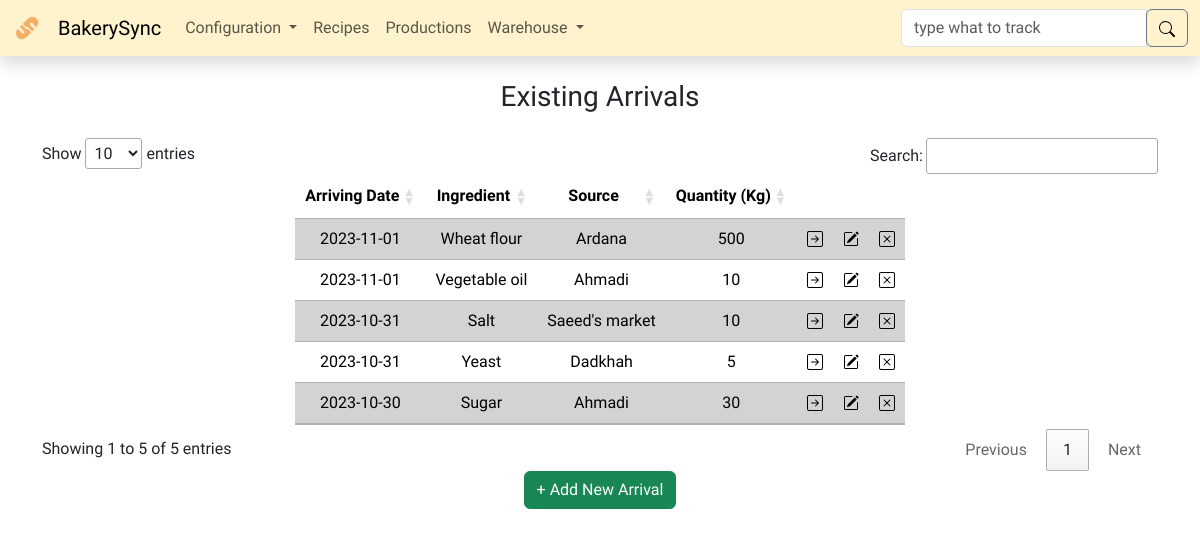
The app's page /arrivals/ with its own data.
### models.py (models this page shows, shortened)
class BaseModel(db.Model):
    __abstract__ = True
    id = db.Column(db.Integer, primary_key=True)

class IngredientArrival(BaseModel):
    type_id = db.Column(db.Integer, db.ForeignKey(
        IngredientType.id), nullable=False)
    source_id = db.Column(db.Integer, db.ForeignKey(Source.id), nullable=False)
    arriving_date = db.Column(db.DateTime, nullable=False)
    quantity = db.Column(db.Integer, nullable=False)
    productions = db.relationship(
        'Production',
        secondary=production_arrival_association,
        back_populates='ingredients'
    )

class IngredientType(BaseModel):
    name = db.Column(db.String(255), unique=True, nullable=False)
    arrivals = db.relationship('IngredientArrival', backref='type')
    recipes = db.relationship(
        'Recipe', secondary=recipe_ingredient_association, back_populates='ingredients')

class Source(BaseModel):
    name = db.Column(db.String(255), unique=True, nullable=False)
    contact_person = db.Column(db.String(255))
    contact_information = db.Column(db.String(255))
    type = db.Column(db.String(255), nullable=False)
    location = db.Column(db.String(255))
    description = db.Column(db.String(255))
    arrivals = db.relationship('IngredientArrival', backref='source')

### routes/arrivals.py (the view)
@arrivals_bp.route('/', methods=['GET', 'POST'])
def arrivals():
    if request.method == 'POST':
        type_id = request.form['type_id']
        source_id = request.form['source_id']
        arriving_date_str = request.form['arriving_date']
        quantity_str = request.form['quantity']
        type = IngredientType.query.filter_by(
            id=type_id).first()
        source = Source.query.filter_by(
            id=source_id).first()
        if type and source:
            try:
                arriving_date = datetime.fromisoformat(arriving_date_str)
                quantity = float(quantity_str)
            except ValueError:
                flash('Invalid date or quantity format', 'danger')
                return redirect(url_for('arrivals.arrivals'))
            except Exception as e:
                flash(f'Error: {str(e)}', 'warning')
                return redirect(url_for('arrivals.arrivals'))
        else:
            flash('Invalid type or source', 'warning')
            return redirect(url_for('arrivals.arrivals'))
        if quantity == 0 or quantity < (-1 * type.stock):
            flash('Quantity is invalid', 'warning')
            return redirect(url_for('arrivals.arrivals'))
        new_arrival = IngredientArrival(
            type_id=type_id,
            source_id=source_id,
            arriving_date=arriving_date,
            quantity=quantity
        )
        try:
            db.session.add(new_arrival)
            db.session.commit()
            flash('New arrival added successfully', 'success')
            return redirect(url_for('arrivals.arrivals'))
        except Exception as e:
            flash(f'Error: {str(e)}', 'warning')
            db.session.rollback()  # Rollback any changes to the database
            return redirect(url_for('arrivals.arrivals'))
    else:
        arrivals = IngredientArrival.query.all()
        itypes = IngredientType.query.order_by(IngredientType.name).all()
        sources = Source.query.order_by(Source.name).all()
        context = {
            'arrivals': arrivals,
            'itypes': itypes,
            'sources': sources
        }
        return render_template('arrivals.html', **context)

### app.py (called while the page is built)
@app.after_request
def after_request(response):
    response.headers["Cache-Control"] = "no-cache, no-store, must-revalidate"
    response.headers["Expires"] = 0
    response.headers["Pragma"] = "no-cache"
    return response

@app.template_filter('escape_html')
def escape_html_filter(s):
    result = ""
    for c in s:
        if c in ["'", '"']:
            result += "\\" + c
        else:
            result += c
    return result

### templates/arrivals.html (shortened to what this page needs)
{% extends "layout.html" %}
{%block main %}
<div class="container mx-auto text-center">
  <h3 class="my-4">Existing Arrivals</h3>
  <table id="arrival_table" class="table table-striped w-auto mx-auto">
    <thead>
      <tr>
        <th>Arriving Date</th>
        <th>Ingredient</th>
        <th>Source</th>
        <th>Quantity (Kg)</th>
        <th></th>
        <th></th>
        <th></th>
      </tr>
    </thead>
    <tbody>
      {% for arrival in arrivals %}
      <tr>
        <td>{{ arrival.arriving_date.strftime('%Y-%m-%d') }}</td>
        <td>{{ arrival.type.name }}</td>
        <td>{{ arrival.source.name }}</td>
        <td>{{ arrival.quantity }}</td>
        <td>
          <form action="{{ url_for('arrivals.track') }}" method="post">
            <input
              type="image"
              src="/static/icons/arrow-right-square.svg"
              alt="track"
              name="arrival_track"
              title="Track this {{ arrival.type.name }} arrival"
            />
          </form>
        </td>
        <td>
          <img
            src="/static/icons/pencil-square.svg"
            alt="edit"
            name="arrival_edit"
            type="button"
            class="edit-arrival"
            title="Edit this {{ arrival.type.name }} arrival"
            data-bs-toggle="offcanvas"
            data-bs-target="#EditCanvas"
            aria-controls="EditCanvas"
            onclick="populateCanvas(
              '{{ arrival.id }}',
              '{{ arrival.type_id }}',
              '{{ arrival.source_id }}',
              '{{ arrival.arriving_date }}',
              '{{ arrival.quantity }}'
            );"
          />
        </td>
        <td>
          <form
            id="del-{{ arrival.id }}"
            action="{{ url_for('arrivals.delete_arrival') }}"
            method="post"
          >
            <img
              src="/static/icons/x-square.svg"
              alt="delete"
              name="source_delete"
              type="submit"
              title="Delete this {{ arrival.type.name }} arrival"
              onclick="return confirmDelete('del-{{ arrival.id }}', '{{ arrival.type.name|escape_html }} from {{ arrival.source.name|escape_html }}');"
            />
          </form>
        </td>
      </tr>
      {% endfor %}
    </tbody>
  </table>
  <button
    class="btn btn-success"
    type="button"
    data-bs-toggle="offcanvas"
    data-bs-target="#AddCanvas"
    aria-controls="AddCanvas"
  >
    + Add New Arrival
  </button>
</div>
{% endblock %}

### static/styles.css (style rules this page uses)
body { font-family: "Dosis", sans-serif; }
table input { border: none; background: transparent; padding: 0; vertical-align: middle; }
td form, td strong { display: inline; }
table.dataTable thead th, table.dataTable thead td, table.dataTable tfoot th, table.dataTable tfoot td { text-align: center; }
.table { --bs-table-striped-bg: lightgray; }
td { vertical-align: middle; }

### records on screen
IngredientArrival: arriving_date "2023-11-01", type.name "Wheat flour", source.name "Ardana", quantity "500"
IngredientArrival: arriving_date "2023-10-31", type.name "Salt", source.name "Saeed's market", quantity "10"
IngredientArrival: arriving_date "2023-10-31", type.name "Yeast", source.name "Dadkhah", quantity "5"
IngredientArrival: arriving_date "2023-10-30", type.name "Sugar", source.name "Ahmadi", quantity "30"
IngredientArrival: arriving_date "2023-11-01", type.name "Vegetable oil", source.name "Ahmadi", quantity "10"
